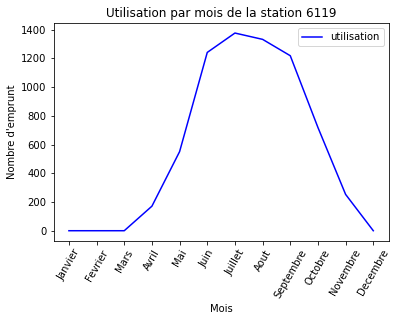

The Python source for this figure:
#GET /donnees/usage/<annee>/<temps>/<station>
import requests
import json

#Split le string pour obtenir les valeurs demander
#url = ""
#res = urllib.urlopen(urllib)
#data = json.loads(res.read())

import pandas as pd
import matplotlib.pyplot as plt
import csv
"""
split = url.split("/")
year = split[2]   
time = split[3]
station = split[4]
"""


def donnee(annee, time, station):
    #annee = "TEST"
    #time = "parmois"
    #station = "6119"
    
    print("L'annee est: "+ annee)
    print("Le temps est:"+time)
    print("La station est:"+station)
    
    months = ["01", "02", "03", "04", "05", "06", "07", "08", "09", "10", "11", "12"]
    weekDays = ['Monday', 'Tuesday', 'Wednesday', 'Thursday', 'Friday', 'Saturday', 'Sunday']
    hourDay = ["00", "01", "02", "03", "04", "05", "06", "07", "08", "09", "10",
               "11", "12", "13", "14", "15", "16", "17", "18", "19", "20", "21", "22", "23"]
    monthX= [1, 2, 3, 4, 5, 6, 7, 8, 9, 10, 11, 12]
    daysX = [1,2,3,4,5,6,7]
    Yaxis = list()
    Xaxis = list()
    
    if (time == "parmois"):
        print ("2) On regarde les valeurs parmois ")
        for month in months:
            compteur = 0;
            print("Mois:" + month)
            #with open('../Engin2/Data_TEST.csv') as f:
            with open('../Engin2/Data_'+ annee +'.csv') as f:
                reader = csv.DictReader(f)
                for row in reader:
                    if (row["start_month"] == month):
                        if (station == "toutes"):
                            compteur = compteur + 1
                        elif (row["start_station_code"] == station):
                            compteur = compteur + 1
            Yaxis.append(compteur)
        Xaxis.append('Janvier')
        Xaxis.append('Fevrier')
        Xaxis.append('Mars')
        Xaxis.append('Avril')
        Xaxis.append('Mai')
        Xaxis.append('Juin')
        Xaxis.append('Juillet')
        Xaxis.append('Aout')
        Xaxis.append('Septembre')
        Xaxis.append('Octobre')
        Xaxis.append('Novembre')
        Xaxis.append('Decembre')
    
    if (time == "parheure"):
        print ("2) On regarde les valeurs parheure ")
        for hour in hourDay:
            compteur = 0;
            print("Heure: " + hour)
            #with open('../Engin2/Data_TEST.csv') as f:
            with open('../Engin2/Data_'+ annee +'.csv') as f:
                reader = csv.DictReader(f)
                for row in reader:
                    if (row["start_hour"] == hour):
                        if (station == "toutes"):
                            compteur = compteur + 1
                        elif (row["start_station_code"] == station):
                            compteur = compteur + 1
            Yaxis.append(compteur)
            Xaxis.append(hour+" heure")
    
    if (time == "parjourdelasemaine"):
        print ("2) On regarde les valeurs parjourdelasemaine ")
        for day in weekDays:
            compteur = 0;
            print("Jour de la semaine: " + day)
            #with open('../Engin2/Data_TEST.csv') as f:
            with open('../Engin2/Data_'+ annee +'.csv') as f:
                reader = csv.DictReader(f)
                for row in reader:
                    if (row["day_of_week"] == day):
                        if (station == "toutes"):
                            compteur = compteur + 1
                        elif (row["start_station_code"] == station):
                            compteur = compteur + 1
            Yaxis.append(compteur)
        Xaxis.append("Lundi")
        Xaxis.append("Mardi")
        Xaxis.append("Mercredi")
        Xaxis.append("Jeudi")
        Xaxis.append("Vendredi")
        Xaxis.append("Samedi")
        Xaxis.append("Dimanche")
        
       
    print("3) Creation du graphe")
    #Creation du graphe resultant pour celui existant
    true_data = pd.DataFrame(data = {'temps': Xaxis, 'actual': Yaxis})
    
    # Plot all the data as lines
    plt.plot(true_data['temps'], true_data['actual'], 'b-', label  = 'utilisation', alpha = 1.0)
        
    # Formatting plot
    plt.legend(); plt.xticks(rotation = '60'); 
    
    # Lables and title    
    if(time == "parmois"):
        if(station == "toutes"):
            plt.xlabel('Mois'); plt.ylabel("Nombre d'emprunt"); plt.title("Utilisation par mois des stations"); 
        else:
            plt.xlabel('Mois'); plt.ylabel("Nombre d'emprunt"); plt.title("Utilisation par mois de la station "+station); 
            
    if(time == "parjourdelasemaine"):
        if(station == "toutes"):
            plt.xlabel('Jour de la semaine'); plt.ylabel("Nombre d'emprunt"); plt.title("Utilisation par jour de la semaine des stations"); 
        else:
            plt.xlabel('Jour de la semaine'); plt.ylabel("Nombre d'emprunt"); plt.title("Utilisation par jour de la semaine de la station "+station); 

    if(time == "parheure"):
         if(station == "toutes"):
            plt.xlabel('Heure'); plt.ylabel("Nombre d'emprunt"); plt.title("Utilisation par heure des stations"); 
         else:
            plt.xlabel('Heure'); plt.ylabel("Nombre d'emprunt"); plt.title("Utilisation par heure de la station "+station); 

    plt.savefig('engin2.png',  bbox_inches='tight')
    plt.clf()
    
    print("4) On convertit en base 64 notre image")
    import base64
    with open("engin2.png", "rb") as img_file:
        my_string = base64.b64encode(img_file.read())
    
    myJson = list()
    #affichage ="["
    if(time == "parmois"):
        for i in range(12):
            myJson.append([int(monthX[i]), int(Yaxis[i])])
            #affichage = affichage + ",["+str(monthX[i])+","+str(Yaxis[i])+"]"
        #affichage = affichage+"]"
    if(time == "parheure"):
        for i in range(24):
            myJson.append([int(hourDay[i]), int(Yaxis[i])])
    if(time == "parjourdelasemaine"):
        for i in range(7):
            myJson.append([int(daysX[i]), int(Yaxis[i])])
        
    #datas = "{'donnees' : " +affichage+", 'graphique': "+my_string.decode('utf-8')+"}"
    datas = json.dumps({"donnees" :  myJson, "graphique": my_string.decode('utf-8')})

    #print("Mes donnees sur json: " + myJson)
    print("5) Fin du programme")
    
    return datas


#donnee("TEST", "parjourdelasemaine", "toutes")


from flask import Flask, request

app = Flask(__name__)

@app.route("/")
def home():
    return "<h1>HELLO ENGIN 2<h1>"

@app.route("/envoi", methods=['POST'])
def home_test():
    return "<h1>You are in Engin2<h1>",200

@app.route("/donnees/usage/<annee>/<temps>/<station>", methods=['POST', 'GET'])
def search_station(annee, temps, station):
    if request.method == 'GET':
        annee = {annee}.pop()
        temps = {temps}.pop()
        station = {station}.pop()
        
        print ("1) On verifie la validite des requetes")
        if (annee != "2014" and annee != "2015" and annee != "2016" and annee != "2017"):
            print("L'annee est invalide")
            #return "Pas de donnee", 404
        
        if (temps != "parheure" and temps != "parjourdelasemaine" and temps != "parmois"):
            print("Le 'temps' est invalide")
            return "Mauvaise requete", 400
    
        exist = False
        with open('../Engin2/Data_TEST.csv') as f:
            reader = csv.DictReader(f)
            for row in reader:
                if(row["start_station_code"] == station):
                    exist = True
        if(exist == False and station != 'toutes'):
            print("La station est invalide")
            return "Pas de donnee", 404
        
        data = donnee(str(annee), str(temps), str(station))
        print (data)
        #Mettre l'erreur lorsque le return est 0
        return data, 200 
    else:
        return "Mauvaise requete", 400


if __name__ == "__main__":
    #app.run()
    app.run(port=5002)
